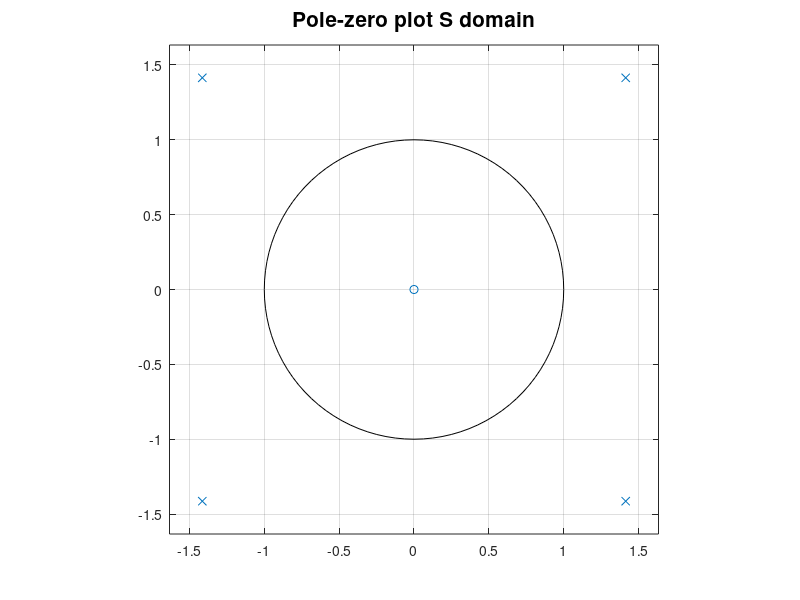
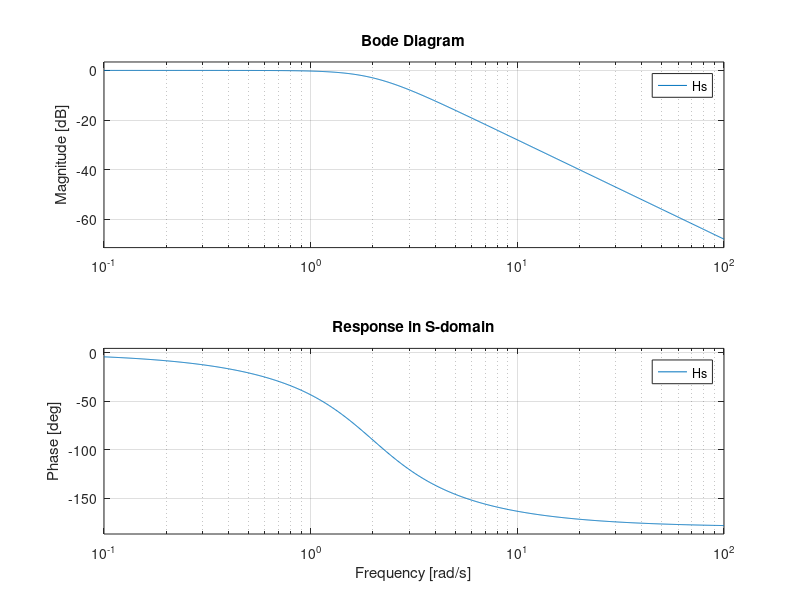
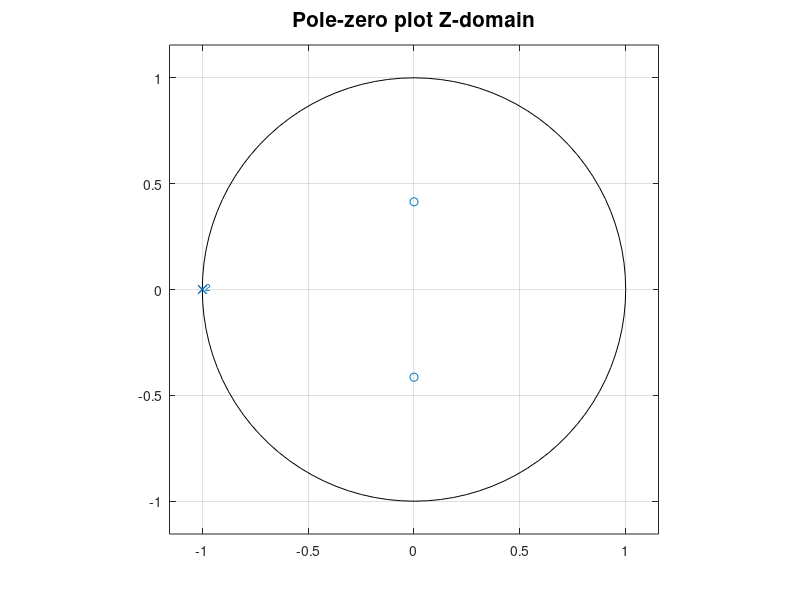
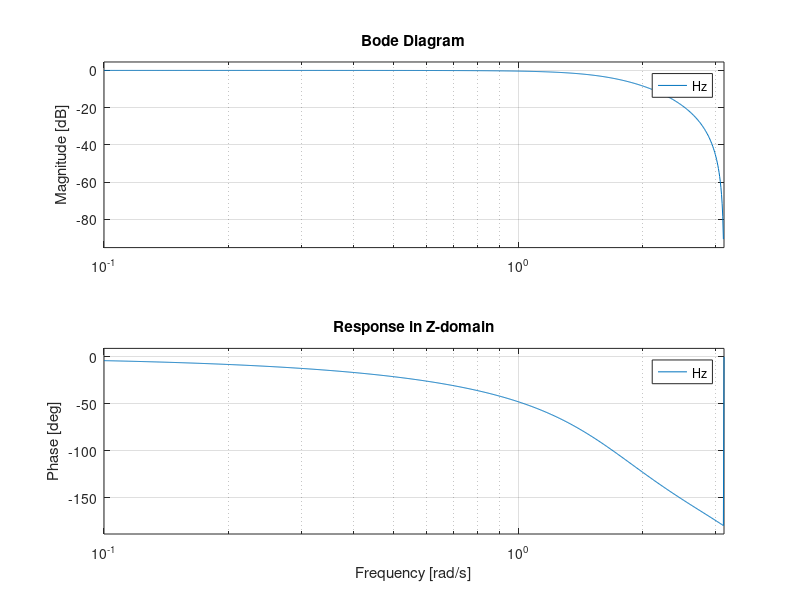

MATLAB code to generate these figures, in order:
%butterworth filter
clc;
close all;
clear all;

As = 0.2;
Ap = 0.707;
Ts = 1 ;
op = (pi)/2;
os = 3*pi/4;
Op = (2/Ts)*tan(op/2)
Os = (2/Ts)*tan(os/2)

num = log(((1/As^2)-1)/((1/Ap^2)-1));
disp(num);
den = log(Os/Op);
disp(den);

%finding order of filter
N1 = 0.5*num/den;
disp(N1)
%round up
N = ceil(N1);
disp(N)
oc = Op/(((1/Ap^2)-1)^(1/(2*N)))
a = zeros(1,(2*N));

%roots for tf of butterworth
for k=1:N
    a(k) = oc*exp((j*(N+(k*2)+1)*pi)/(2*N));
    a(2*N-k+1) = oc*exp((-j*(N+(k*2)+1)*pi)/(2*N));
end
%disp(a)
a1=a.';
disp(a1)
z=[0];
figure
zplane(z,a1)%pole zero plot in s domain
title('Pole-zero plot S domain', "fontsize", 15)

disp('Transfer function in S-domain')
disp(oc^N)
s=tf('s');
Hs = (oc^N)/(s^2+2.828*s+4)
figure
bode(Hs)
title('Response in S-domain')

disp('Transfer function in Z-domain')
z = tf('z',1);
Hz = ((4*(z^2+2*z+1))/(13.656*z^2+2.344))
num1 = [4, 8, 4];
p1 = roots(num1)
den1 = [13.656, 0, 2.344]
z1 = roots(den1)
figure
zplane(z1,p1);%pole zero plot in z domain
title('Pole-zero plot Z-domain', "fontsize", 15)
disp(Hz)
figure
bode(Hz)
title('Response in Z-domain')
